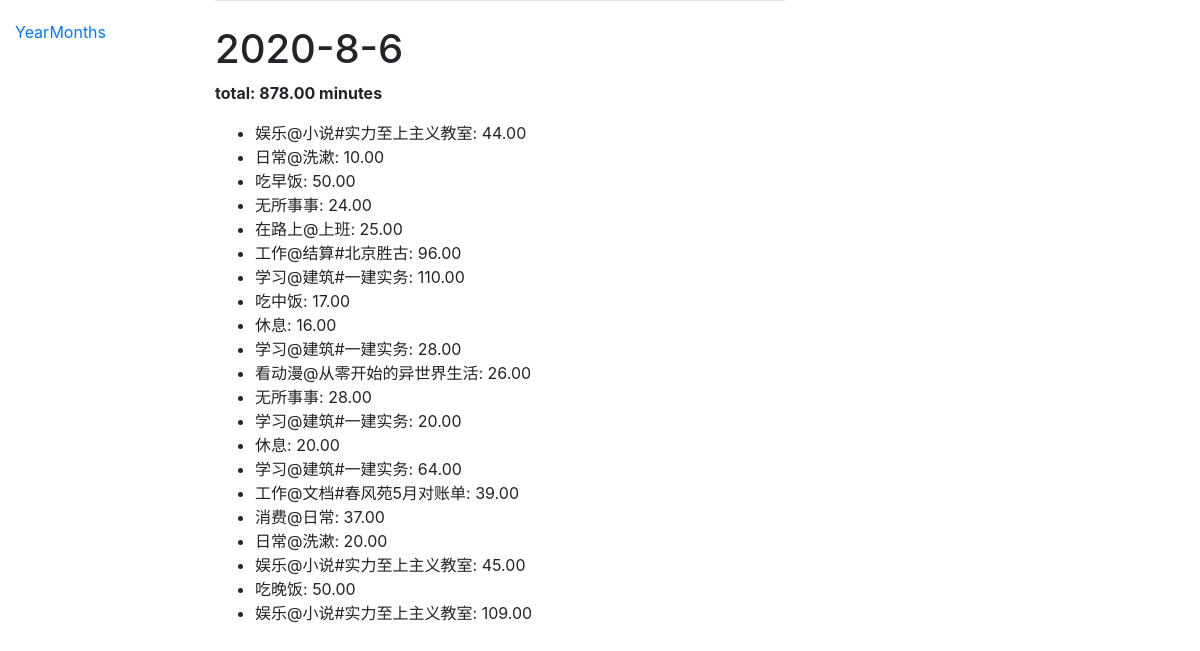
Page /times/days/158/detail/ on the committed database.
### times/models.py (models this page shows, shortened)
class Day(models.Model):
    year_month = models.ForeignKey('YearMonth', on_delete=models.SET_NULL, null=True)
    recorder = models.ForeignKey(
        User, on_delete=models.SET_NULL, null=True, blank=True)
    day_name = models.CharField(max_length=200)
    time_entry = models.DecimalField(decimal_places=2, max_digits=6, blank=True)
    pub_date = models.DateField()
    begin_time = models.TimeField()

class Item(models.Model):
    item_name = models.CharField(max_length=200)
    duration = models.DecimalField(decimal_places=2, max_digits=64)
    day = models.ForeignKey(Day, on_delete=models.CASCADE)
    category = models.ForeignKey(Category, on_delete=models.SET_NULL, null=True)
    pub_date = models.DateField()
    year_month = models.ForeignKey(
        'YearMonth', on_delete=models.SET_NULL, null=True)

### times/views.py (the view)
# urls.py: path('days/<int:pk>/detail/', views.DayDetailView.as_view(), name="day_detail"),
class DayDetailView(generic.DetailView):
    model = Day
    template_name = 'times/day_detail.html'

### times/templatetags/filters_extras.py (called while the page is built)
@register.filter
@stringfilter
def reverse(value):
    return '-'.join(value.split('/')[::-1])

### times/templates/times/day_detail.html
{% extends "base_generic.html" %}
{% load filters_extras %}
{% block content %}
    <h1>{{ day.day_name|reverse  }}</h1>
    <p><strong>total: {{ day.time_entry }} minutes </strong></p>
    <ul>
    {% for item in day.item_set.all %}
        <li>{{ item.item_name }}: {{item.duration}}</li>
    {% endfor %}
    </ul>
{% endblock %}

### rows in the picture
Day: day_name|reverse "2020-8-6", time_entry "878.00"
Item: item_name "娱乐@小说#实力至上主义教室", duration "44.00"
Item: item_name "日常@洗漱", duration "10.00"
Item: item_name "吃早饭", duration "50.00"
Item: item_name "无所事事", duration "24.00"
Item: item_name "在路上@上班", duration "25.00"
Item: item_name "工作@结算#北京胜古", duration "96.00"
Item: item_name "学习@建筑#一建实务", duration "110.00"
Item: item_name "吃中饭", duration "17.00"
Item: item_name "休息", duration "16.00"
Item: item_name "学习@建筑#一建实务", duration "28.00"
Item: item_name "看动漫@从零开始的异世界生活", duration "26.00"
Item: item_name "无所事事", duration "28.00"
Item: item_name "学习@建筑#一建实务", duration "20.00"
Item: item_name "休息", duration "20.00"
Item: item_name "学习@建筑#一建实务", duration "64.00"
Item: item_name "工作@文档#春风苑5月对账单", duration "39.00"
Item: item_name "消费@日常", duration "37.00"
Item: item_name "日常@洗漱", duration "20.00"
Item: item_name "娱乐@小说#实力至上主义教室", duration "45.00"
Item: item_name "吃晚饭", duration "50.00"
Item: item_name "娱乐@小说#实力至上主义教室", duration "109.00"
